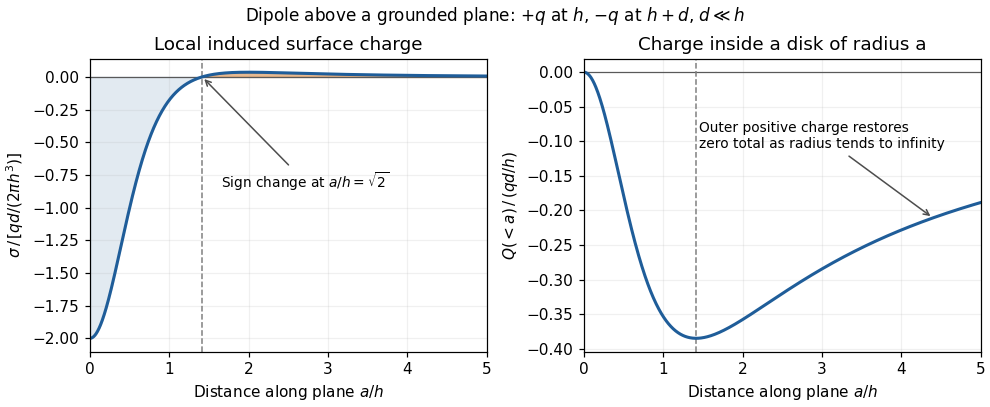

Python code for this plot:
"""Original leading-order grounded-plane dipole calculation; Python 3.14."""
from pathlib import Path
import numpy as np
import matplotlib
matplotlib.use("Agg")
import matplotlib.pyplot as plt

u = np.linspace(0, 5, 1001)
sigma = (u**2 - 2) / (1 + u**2)**2.5
charge = -u**2 / (1 + u**2)**1.5
fig, axes = plt.subplots(1, 2, figsize=(9, 3.7), layout="constrained", facecolor="white")
for ax in axes:
    ax.set_facecolor("white")
    ax.axhline(0, color="0.35", linewidth=0.8)
    ax.axvline(np.sqrt(2), color="0.5", linestyle="--", linewidth=1)
    ax.set_xlim(0, 5)
    ax.set_xlabel(r"Distance along plane $a/h$")
    ax.grid(alpha=0.18)
axes[0].plot(u, sigma, color="#1f5d99", linewidth=2)
axes[0].fill_between(u, sigma, 0, where=sigma < 0, color="#1f5d99", alpha=0.13)
axes[0].fill_between(u, sigma, 0, where=sigma > 0, color="#d17624", alpha=0.5)
axes[0].set_ylabel(r"$\sigma\,/\,[qd/(2\pi h^3)]$")
axes[0].set_title("Local induced surface charge")
axes[0].annotate(r"Sign change at $a/h=\sqrt{2}$", xy=(np.sqrt(2), 0), xytext=(1.65, -0.85), arrowprops={"arrowstyle": "->", "color": "0.3"}, fontsize=9)
axes[1].plot(u, charge, color="#1f5d99", linewidth=2)
axes[1].set_ylabel(r"$Q(<a)\,/\,(qd/h)$")
axes[1].set_title("Charge inside a disk of radius a")
axes[1].annotate("Outer positive charge restores\nzero total as radius tends to infinity", xy=(4.4, -4.4**2/(1+4.4**2)**1.5), xytext=(1.45, -0.11), arrowprops={"arrowstyle": "->", "color": "0.3"}, fontsize=9)
fig.suptitle(r"Dipole above a grounded plane: $+q$ at $h$, $-q$ at $h+d$, $d\ll h$", fontsize=11)
fig.savefig(Path.cwd() / Path(__file__).with_suffix('.png').name, dpi=110, facecolor="white", transparent=False)
plt.close(fig)
